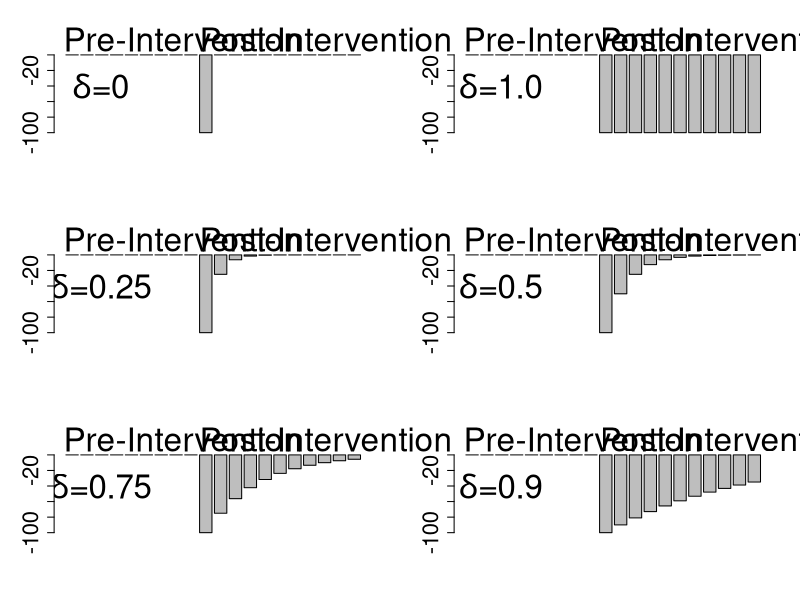

Write the R code that produced this figure.
## Plot Intervention Effect

x <- rep(0,20)
x[10] <- 1

plotx <- function(){
par(mfrow=c(3,2))

cex = 2
barplot(-100*as.numeric(filter(x = x, filter = 0.0,method = "rec" )),yaxt="n")
axis(2,cex.axis=cex)
mtext('Pre-Intervention', side=3, line=0, at=0,adj =0,cex=cex)
mtext('Post-Intervention', side=3, line=0, at=11,adj =0,cex=cex)
text(3,-40, expression(paste(delta, "=0")),cex=cex+1)
barplot(-100*as.numeric(filter(x = x, filter = 1.0,method = "rec" )),yaxt="n")
axis(2,cex.axis=cex)
mtext('Pre-Intervention', side=3, line=0, at=0,adj =0,cex=cex)
mtext('Post-Intervention', side=3, line=0, at=11,adj =0,cex=cex)
text(3,-40, expression(paste(delta, "=1.0")),cex=cex+1)
barplot(-100*as.numeric(filter(x = x, filter = 0.25,method = "rec" )),yaxt="n")
axis(2,cex.axis=cex)
mtext('Pre-Intervention', side=3, line=0, at=0,adj =0,cex=cex)
mtext('Post-Intervention', side=3, line=0, at=11,adj =0,cex=cex)
text(3,-40, expression(paste(delta, "=0.25")),cex=cex+1)
barplot(-100*as.numeric(filter(x = x, filter = 0.5,method = "rec" )),yaxt="n")
axis(2,cex.axis=cex)
mtext('Pre-Intervention', side=3, line=0, at=0,adj =0,cex=cex)
mtext('Post-Intervention', side=3, line=0, at=11,adj =0,cex=cex)
text(3,-40, expression(paste(delta, "=0.5")),cex=cex+1)
barplot(-100*as.numeric(filter(x = x, filter = 0.75,method = "rec" )),yaxt="n")
axis(2,cex.axis=cex)
mtext('Pre-Intervention', side=3, line=0, at=0,adj =0,cex=cex)
mtext('Post-Intervention', side=3, line=0, at=11,adj =0,cex=cex)
text(3,-40, expression(paste(delta, "=0.75")),cex=cex+1)
barplot(-100*as.numeric(filter(x = x, filter = 0.9,method = "rec" )),yaxt="n")
axis(2,cex.axis=cex)
mtext('Pre-Intervention', side=3, line=0, at=0,adj =0,cex=cex)
mtext('Post-Intervention', side=3, line=0, at=11,adj =0,cex=cex)
text(3,-40, expression(paste(delta, "=0.9")),cex=cex+1)
}


png("intervention.png",width     = 5,
    height    = 5,
    units     = "in",
    res       = 800,
    pointsize = 4)
plotx()
dev.off()








